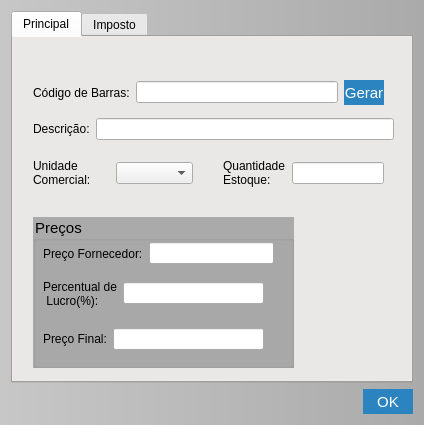
<?xml version="1.0" encoding="UTF-8"?>
<ui version="4.0">
 <class>InserirProduto</class>
 <widget class="QWidget" name="InserirProduto">
  <property name="geometry">
   <rect>
    <x>0</x>
    <y>0</y>
    <width>424</width>
    <height>425</height>
   </rect>
  </property>
  <property name="windowTitle">
   <string>Inserir Produto</string>
  </property>
  <property name="styleSheet">
   <string notr="true">

#InserirProduto{
background-color: rgb(199, 199, 199);
background-color: qlineargradient(spread:pad, x1:0, y1:0, x2:1, y2:0, stop:0 rgba(199, 199, 199, 255), stop:1 rgba(170, 170, 170, 255));

}
QPushButton{
background-color: rgb(43, 132, 191);
color: rgb(255, 255, 255);
font-size: 15px;
border-radius: 13px;

}

QPushButton:hover{
	background-color: rgb(13, 92, 161);
}
QPushButton:pressed{
	
color: rgb(255, 255, 255);
	background-color: rgb(153, 193, 241);
font-size: 15px;
border-radius: 13px;
}
QTabWidget{
background-color:rgb(222, 221, 218)
}
QGroupBox{
background-color:rgb(170, 170, 170);
	font: 700 9pt &quot;Segoe UI&quot;;
	font-size: 15px;
}


</string>
  </property>
  <layout class="QGridLayout" name="gridLayout">
   <item row="1" column="0">
    <spacer name="horizontalSpacer">
     <property name="orientation">
      <enum>Qt::Orientation::Horizontal</enum>
     </property>
     <property name="sizeHint" stdset="0">
      <size>
       <width>543</width>
       <height>20</height>
      </size>
     </property>
    </spacer>
   </item>
   <item row="1" column="1">
    <widget class="QPushButton" name="Btn_Enviar">
     <property name="minimumSize">
      <size>
       <width>50</width>
       <height>25</height>
      </size>
     </property>
     <property name="text">
      <string>OK</string>
     </property>
    </widget>
   </item>
   <item row="0" column="0" colspan="2">
    <widget class="QTabWidget" name="tabWidget">
     <property name="styleSheet">
      <string notr="true"/>
     </property>
     <property name="currentIndex">
      <number>0</number>
     </property>
     <widget class="QWidget" name="tab">
      <attribute name="title">
       <string>Principal</string>
      </attribute>
      <widget class="QWidget" name="layoutWidget">
       <property name="geometry">
        <rect>
         <x>210</x>
         <y>120</y>
         <width>161</width>
         <height>32</height>
        </rect>
       </property>
       <layout class="QHBoxLayout" name="horizontalLayout_3">
        <item>
         <widget class="QLabel" name="label_3">
          <property name="text">
           <string>Quantidade 
Estoque:</string>
          </property>
         </widget>
        </item>
        <item>
         <widget class="CustomLineEdit" name="Ledit_Quant"/>
        </item>
       </layout>
      </widget>
      <widget class="QWidget" name="layoutWidget">
       <property name="geometry">
        <rect>
         <x>20</x>
         <y>80</y>
         <width>361</width>
         <height>24</height>
        </rect>
       </property>
       <layout class="QHBoxLayout" name="horizontalLayout_2">
        <item>
         <widget class="QLabel" name="label_2">
          <property name="text">
           <string>Descrição:</string>
          </property>
         </widget>
        </item>
        <item>
         <widget class="CustomLineEdit" name="Ledit_Desc"/>
        </item>
       </layout>
      </widget>
      <widget class="QWidget" name="layoutWidget">
       <property name="geometry">
        <rect>
         <x>20</x>
         <y>40</y>
         <width>351</width>
         <height>31</height>
        </rect>
       </property>
       <layout class="QHBoxLayout" name="horizontalLayout">
        <item>
         <widget class="QLabel" name="label">
          <property name="text">
           <string>Código de Barras:</string>
          </property>
         </widget>
        </item>
        <item>
         <widget class="CustomLineEdit" name="Ledit_CBarras"/>
        </item>
        <item>
         <widget class="QPushButton" name="Btn_GerarCBarras">
          <property name="minimumSize">
           <size>
            <width>40</width>
            <height>25</height>
           </size>
          </property>
          <property name="maximumSize">
           <size>
            <width>40</width>
            <height>25</height>
           </size>
          </property>
          <property name="baseSize">
           <size>
            <width>30</width>
            <height>20</height>
           </size>
          </property>
          <property name="text">
           <string>Gerar</string>
          </property>
         </widget>
        </item>
       </layout>
      </widget>
      <widget class="QGroupBox" name="groupBox">
       <property name="geometry">
        <rect>
         <x>20</x>
         <y>180</y>
         <width>261</width>
         <height>151</height>
        </rect>
       </property>
       <property name="title">
        <string>Preços</string>
       </property>
       <widget class="QWidget" name="layoutWidget">
        <property name="geometry">
         <rect>
          <x>10</x>
          <y>110</y>
          <width>221</width>
          <height>24</height>
         </rect>
        </property>
        <layout class="QHBoxLayout" name="horizontalLayout_4">
         <item>
          <widget class="QLabel" name="label_4">
           <property name="text">
            <string>Preço Final:</string>
           </property>
          </widget>
         </item>
         <item>
          <widget class="QLineEdit" name="Ledit_PrecoFinal"/>
         </item>
        </layout>
       </widget>
       <widget class="QWidget" name="layoutWidget">
        <property name="geometry">
         <rect>
          <x>10</x>
          <y>60</y>
          <width>221</width>
          <height>33</height>
         </rect>
        </property>
        <layout class="QHBoxLayout" name="horizontalLayout_8">
         <item>
          <widget class="QLabel" name="label_9">
           <property name="text">
            <string>Percentual de 
 Lucro(%):</string>
           </property>
          </widget>
         </item>
         <item>
          <widget class="QLineEdit" name="Ledit_PercentualLucro"/>
         </item>
        </layout>
       </widget>
       <widget class="QWidget" name="layoutWidget">
        <property name="geometry">
         <rect>
          <x>10</x>
          <y>20</y>
          <width>231</width>
          <height>33</height>
         </rect>
        </property>
        <layout class="QHBoxLayout" name="horizontalLayout_9">
         <item>
          <widget class="QLabel" name="label_8">
           <property name="text">
            <string>Preço Fornecedor:</string>
           </property>
          </widget>
         </item>
         <item>
          <widget class="CustomLineEdit" name="Ledit_PrecoFornecedor"/>
         </item>
        </layout>
       </widget>
      </widget>
      <widget class="QWidget" name="layoutWidget">
       <property name="geometry">
        <rect>
         <x>20</x>
         <y>120</y>
         <width>160</width>
         <height>32</height>
        </rect>
       </property>
       <layout class="QHBoxLayout" name="horizontalLayout_5">
        <item>
         <widget class="QLabel" name="label_5">
          <property name="text">
           <string>Unidade 
Comercial:</string>
          </property>
         </widget>
        </item>
        <item>
         <widget class="QComboBox" name="CBox_UCom"/>
        </item>
       </layout>
      </widget>
     </widget>
     <widget class="QWidget" name="tab_2">
      <attribute name="title">
       <string>Imposto</string>
      </attribute>
      <widget class="QCheckBox" name="Check_Nf">
       <property name="geometry">
        <rect>
         <x>10</x>
         <y>10</y>
         <width>41</width>
         <height>21</height>
        </rect>
       </property>
       <property name="text">
        <string>NF</string>
       </property>
       <property name="checked">
        <bool>true</bool>
       </property>
      </widget>
      <widget class="QWidget" name="layoutWidget">
       <property name="geometry">
        <rect>
         <x>10</x>
         <y>40</y>
         <width>221</width>
         <height>24</height>
        </rect>
       </property>
       <layout class="QHBoxLayout" name="horizontalLayout_6">
        <item>
         <widget class="QLabel" name="label_6">
          <property name="text">
           <string>NCM:</string>
          </property>
         </widget>
        </item>
        <item>
         <widget class="CustomLineEdit" name="Ledit_NCM"/>
        </item>
       </layout>
      </widget>
      <widget class="QWidget" name="layoutWidget">
       <property name="geometry">
        <rect>
         <x>10</x>
         <y>70</y>
         <width>221</width>
         <height>24</height>
        </rect>
       </property>
       <layout class="QHBoxLayout" name="horizontalLayout_7">
        <item>
         <widget class="QLabel" name="label_7">
          <property name="text">
           <string>CEST:</string>
          </property>
         </widget>
        </item>
        <item>
         <widget class="CustomLineEdit" name="Ledit_CEST"/>
        </item>
       </layout>
      </widget>
      <widget class="QWidget" name="layoutWidget">
       <property name="geometry">
        <rect>
         <x>10</x>
         <y>110</y>
         <width>221</width>
         <height>32</height>
        </rect>
       </property>
       <layout class="QHBoxLayout" name="horizontalLayout_10">
        <item>
         <widget class="QLabel" name="label_10">
          <property name="text">
           <string>Aliquota 
 Imposto:</string>
          </property>
         </widget>
        </item>
        <item>
         <widget class="QLineEdit" name="Ledit_Aliquota"/>
        </item>
       </layout>
      </widget>
     </widget>
    </widget>
   </item>
  </layout>
 </widget>
 <customwidgets>
  <customwidget>
   <class>CustomLineEdit</class>
   <extends>QLineEdit</extends>
   <header>customlineedit.h</header>
  </customwidget>
 </customwidgets>
 <resources/>
 <connections/>
</ui>
